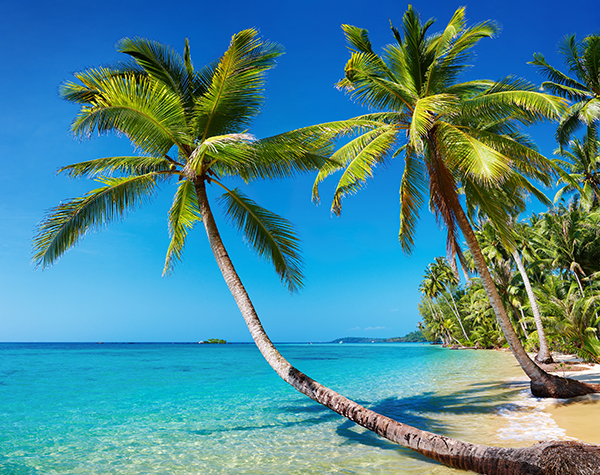
#> input picture 01-image-processing/13-histograms/data/beach.png, 600 x 475 px
$ python 04-color-3d.py --input data/beach.png
#> lines starting #> are read from the running program, lines starting #| are printed output that depends on the picture
## Set up session:
import argparse

import numpy as np
import cv2

from mpl_toolkits.mplot3d import Axes3D
import matplotlib.pyplot as plt

if __name__ == '__main__':
    # Parse command-line arguments:
    parser = argparse.ArgumentParser()
    parser.add_argument(
        "-i", "--input",
        type=str,
        required=True,
        help="Path to input image."
    )
    args = vars(parser.parse_args())

    # Read and format:
    image_original = cv2.imread(args["input"])
#> image_original is the input picture: shape (475, 600, 3); mean B, G, R 148.4, 136.5, 73.3
    image_hsv = cv2.cvtColor(image_original, cv2.COLOR_BGR2HSV)
#> image_hsv: shape (475, 600, 3); mean H, S, V 76.1, 176.7, 172.8

    # Display original image:
    cv2.imshow("Input", image_original)
    cv2.waitKey(0)

    # Set up 3D canvas:
    fig = plt.figure()
    ax = fig.add_subplot(
        111,
        projection='3d'
    )

    H, S = image_hsv[0].flatten(), image_hsv[1].flatten()
#> H = 1800 values, max 248 at index 601, min 106 at index 174, mean 175.7; S = 1800 values, max 249 at index 625, min 106 at index 174, mean 175.7
    hist, xedges, yedges = np.histogram2d(
        H, S,
        bins = 4,
        range = [
            [0, 180],
            [0, 256]
        ]
    )
#> hist = [[0, 0, 0, 0], [0, 0, 0, 0], [0, 600, 0, 0], [0, 0, 461, 0]]; xedges = [0, 45, 90, 135, 180]; yedges = [0, 64, 128, 192, 256]

    # Construct arrays for the anchor positions of the bars.
    # Note: np.meshgrid gives arrays in (ny, nx) so we use 'F' to flatten xpos,
    # ypos in column-major order. For numpy >= 1.7, we could instead call meshgrid
    # with indexing='ij'.
    xpos, ypos = np.meshgrid(xedges[:-1] + 0.25, yedges[:-1] + 0.25)
    xpos = xpos.flatten('F')
    ypos = ypos.flatten('F')
    zpos = np.zeros_like(xpos)

    # Construct arrays with the dimensions for the 16 bars.
    dx = 0.5 * np.ones_like(zpos)
    dy = dx.copy()
    dz = hist.flatten()
#> dz = [0, 0, 0, 0, 0, 0, 0, 0, 0, 600, 0, 0, 0, 0, 461, 0]

    ax.bar3d(xpos, ypos, zpos, dx, dy, dz, color='b', zsort='average')

    plt.show()
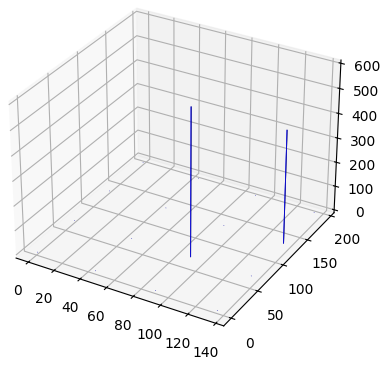
#> figure drawn by matplotlib, 1 panel
